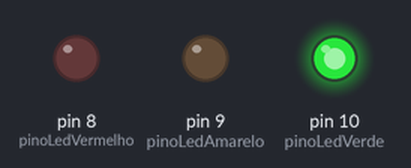
Recording of a sketch running on a simulated Arduino Uno, built with avr-gcc and run on an emulated ATmega328P. Shown: output pins drawn as LEDs (lit = HIGH).

Above: at 2.5 s.
At 6.0 s:
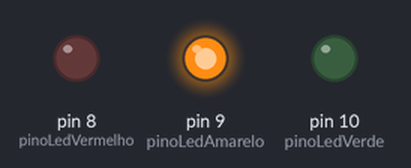
At 9.5 s:
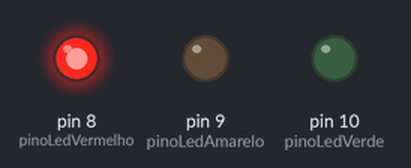
At 12.7 s:
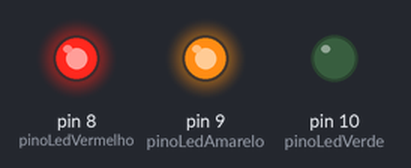
Timing chart, 0 to 17.6 s (numbered marks = the images above):
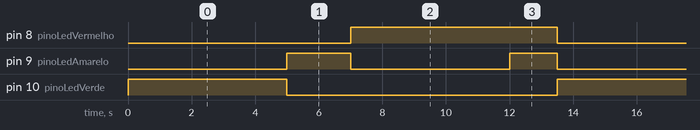

Measured:
- by itself, pin 8 (pinoLedVermelho): alternates HIGH for 6.5 s and LOW for 7.0 s
- by itself, pin 9 (pinoLedAmarelo): repeats every 13.5 s: LOW 5.0 s, HIGH 1.5 s, LOW 5.0 s, HIGH 2.0 s
- by itself, pin 10 (pinoLedVerde): alternates HIGH for 5.0 s and LOW for 8.5 s

The sketch:

sketch.ino
```cpp
// --- IMPLEMENTAÇÃO DE UM SEMÁFORO COM 3 LEDS ---

// Planejamento: Definição dos pinos usando variáveis
const int pinoLedVermelho = 8;
const int pinoLedAmarelo = 9;
const int pinoLedVerde = 10;

// Lógica: Definição dos tempos de cada estado (em milissegundos)
int tempoVerde = 5000;      // 5 segundos
int tempoAmarelo = 2000;    // 2 segundos
int tempoVermelho = 5000;   // 5 segundos
int tempoAlerta = 1500;     // 1.5 segundos para o Vermelho + Amarelo

void setup() {
  // Configura todos os pinos dos LEDs como saídas.
  pinMode(pinoLedVermelho, OUTPUT);
  pinMode(pinoLedAmarelo, OUTPUT);
  pinMode(pinoLedVerde, OUTPUT);
}

void loop() {
  // Estado 1: Sinal Verde (Siga)
  digitalWrite(pinoLedVerde, HIGH);
  digitalWrite(pinoLedAmarelo, LOW);
  digitalWrite(pinoLedVermelho, LOW);
  delay(tempoVerde);

  // Estado 2: Sinal Amarelo (Atenção, vai fechar)
  digitalWrite(pinoLedVerde, LOW);
  digitalWrite(pinoLedAmarelo, HIGH);
  digitalWrite(pinoLedVermelho, LOW);
  delay(tempoAmarelo);

  // Estado 3: Sinal Vermelho (Pare)
  digitalWrite(pinoLedVerde, LOW);
  digitalWrite(pinoLedAmarelo, LOW);
  digitalWrite(pinoLedVermelho, HIGH);
  delay(tempoVermelho);

  // Estado 4: Alerta para Abrir (Vermelho + Amarelo)
  digitalWrite(pinoLedVerde, LOW);
  digitalWrite(pinoLedAmarelo, HIGH);   // Amarelo acende junto
  digitalWrite(pinoLedVermelho, HIGH);  // Vermelho continua aceso
  delay(tempoAlerta);

  // Fim do código do loop. Ele irá recomeçar automaticamente do início,
  // voltando para o Estado 1 e criando o ciclo contínuo.
}
```
